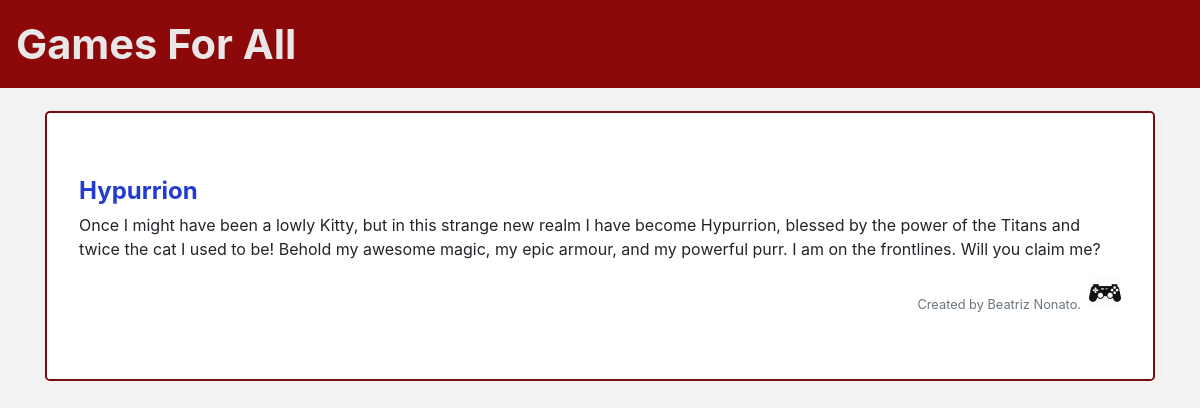
Page /catalog/Exclusive Cats/Hypurrion/ on the committed database.
### db_setup.py (models this page shows, shortened)
class Item(Base):
    __tablename__ = 'item'
    name = Column(String(80), nullable=False)
    id = Column(Integer, primary_key=True)
    description = Column(String(250))
    category_name = Column(Integer, ForeignKey('category.id'))
    category = relationship(Category)
    user_id = Column(Integer, ForeignKey('user.id'))
    user = relationship(User)
    picture = Column(String(250))

class User(Base):
    __tablename__ = 'user'
    id = Column(Integer, primary_key=True)
    name = Column(String(250), nullable=False)
    email = Column(String(250), nullable=False)
    picture = Column(String(250))

### project.py (the view)
@app.route('/catalog/<string:category_name>/<string:item_name>/')
def showItem(category_name, item_name):
    category = session.query(Category).filter_by(name=category_name).first()
    item = session.query(Item).filter_by(name=item_name,
                                         category=category).first()
    if item:
        creator = getUserInfo(item.user_id)
        return render_template('item.html', item=item, creator=creator)
    return render_template('item.html', item=item)

### project.py (called while the page is built)
def getUserInfo(user_id):
    user = session.query(User).filter_by(id=user_id).first()
    return user

### templates/item.html (shortened to what this page needs)
{% include 'top.html' %}
         <main role="main" class="container">
            <div class="jumbotron">
                <div class="row">
                    <div class="col">
                        <h1 class="subtitle">{{item.name}}</h1>
                        <p>{{item.description}}</p>
                    </div>
                </div>
                <div class="d-flex justify-content-end align-items-baseline">
                    <small class="text-muted">Created by {{creator.name}}.</small>
                    <img src="{{creator.picture}}" class="thumbnail">
                </div>
            </div>
        </main>
    </body>
</html>

### static/main.css (style rules this page uses)
body { background-color: rgb(243, 242, 242); }
h1 { font-weight: bold; font-size: 1.5em; }
.jumbotron { margin-top: 2%; background-color: #ffffff; border: 2px solid #770d0d; }
.thumbnail { height: 2em; width: 2em; margin-left: .5em; }
.subtitle { color: #223cd3; }

### rows in the picture
Item: name "Hypurrion", description "Once I might have been a lowly Kitty, but in this strange new realm I have become Hypurrion, blessed by the power of the Titans and twice the cat I used to be! Behold my awesome magic, my epic armour, and my powerful purr. I am on the frontlines. Will you claim me?"
User: name "Beatriz Nonato", picture (picture)
